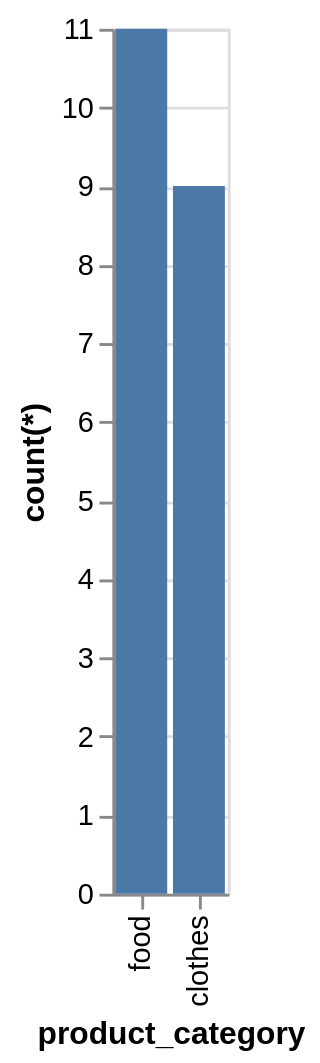

Describe this chart as a Vega-Lite specification.
### Vega-Lite specification from a JSON file in a GitHub repository (floating-point values rounded to 4 significant figures)
{"data": {"values": [{"x_data": "food", "y_data": 11}, {"x_data": "clothes", "y_data": 9}]}, "mark": "bar", "encoding": {"x": {"field": "x_data", "type": "nominal", "title": "product_category", "sort": "descending"}, "y": {"field": "y_data", "type": "quantitative", "title": "count(*)"}}}
